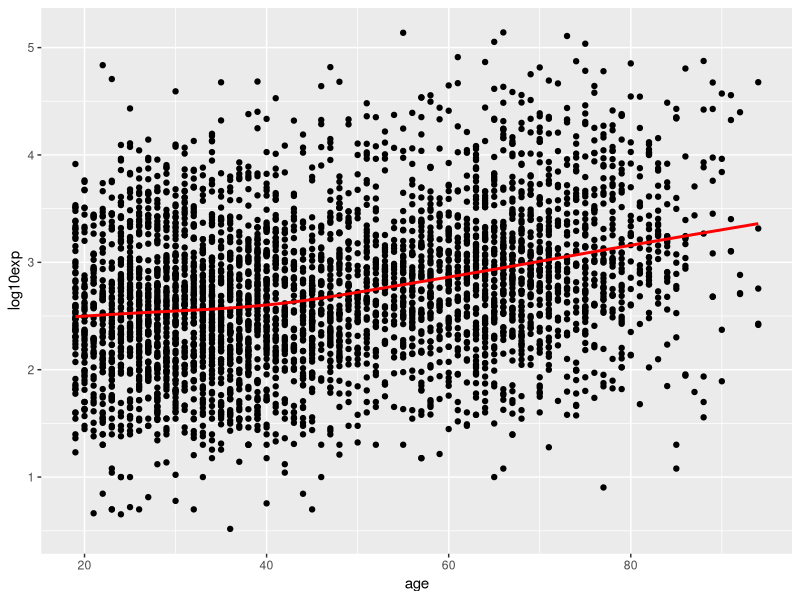
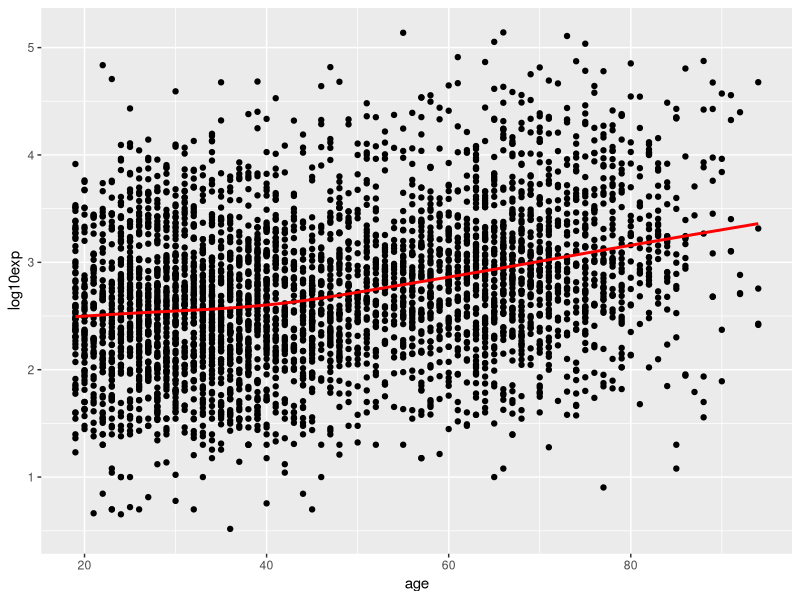
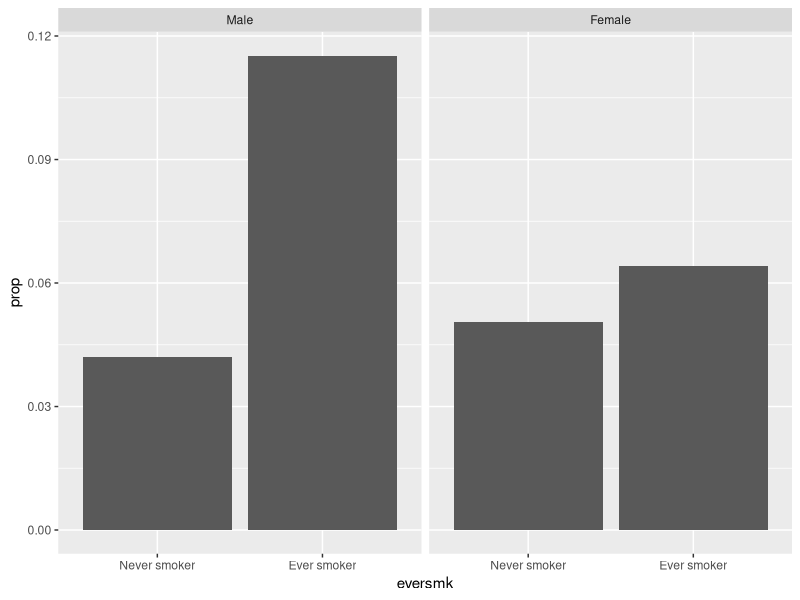
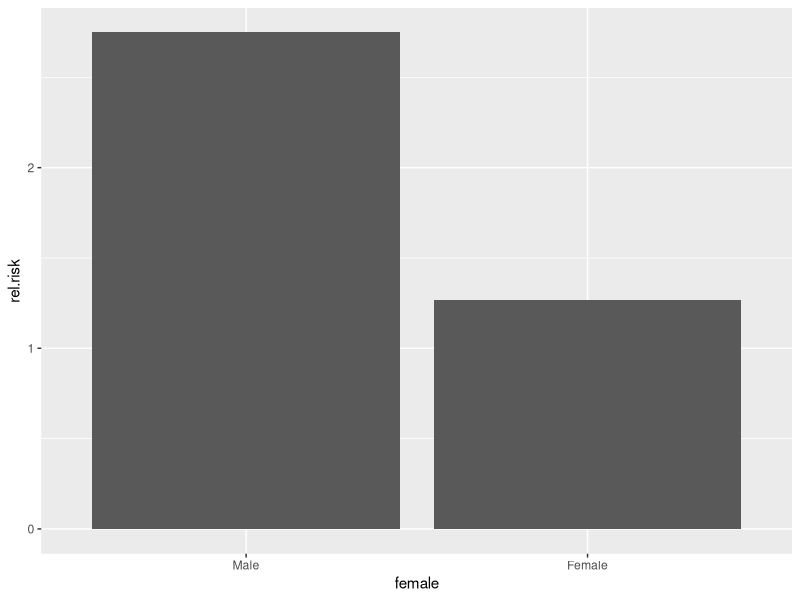
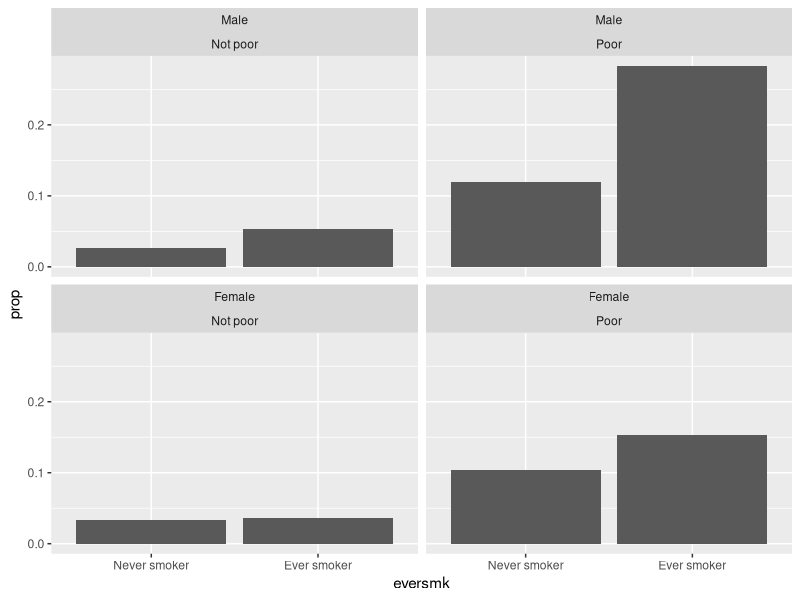
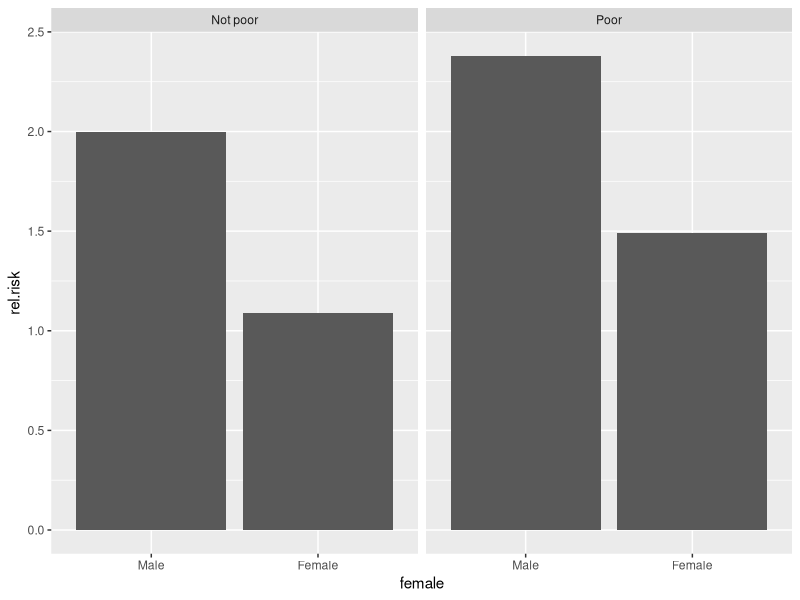

These charts were generated, in order, by the following R code: (Note: this script raises an error after producing the figures.)
## ---- chunk 1
knitr::opts_chunk$set(echo = TRUE, message = FALSE, error = TRUE)
knitr::opts_knit$set(root.dir = "/cloud/project")
## ---- chunk 2
library(tidyverse)  # core group of tidyverse packages
library(kableExtra)  # to make nice tables
library(broom)  # for tidy model summaries
## ---- chunk 3
nmes_data <- read_csv("module_1/nmesUNPROC.csv")

nmes_data <- nmes_data %>%
  mutate(eversmk = factor(eversmk, levels = c("0", "1"), labels = c("Never smoker", "Ever smoker")),
         lc5 = factor(lc5, levels = c("0", "1"), labels = c("No LC", "LC")),
         chd5 = factor(chd5, levels = c("0", "1"), labels = c("No CHD", "CHD")),
         female = factor(female, levels= c("0", "1"), labels = c("Male", "Female")),
         current = factor(current, levels= c("0", "1"), labels = c("Not current smoker", "Current smoker")),
         former = factor(former, levels= c("0", "1"), labels = c("Not former smoker", "Former smoker")),
         beltuse = factor(beltuse, levels= c("1", "2", "3"), labels = c("Rare", "Some", "Almost always")),
         educate = factor(educate, levels= c("1", "2", "3", "4"), labels = c("College grad", "Some college", "HS grad", "Other")),
         marital = factor(marital, levels= c("1", "2", "3", "4", "5"), labels = c("Married", "Widowed", "Divorced", "Separated", "Never married")),
         poor = factor(poor, levels= c("0", "1"), labels = c("Not poor", "Poor"))
         )

nmes_data <- nmes_data %>%
  mutate(disease = factor(lc5 == "LC" | chd5 == "CHD", 
                          levels=c(FALSE,TRUE), 
                          labels=c("No MSCD", "MSCD")))
## ---- chunk 4
my_model <- glm(disease ~ eversmk + age + female, family=binomial(link="logit"), data=nmes_data)

my_model_results <- tidy(my_model, 
                         exponentiate = TRUE,
                         conf.int = TRUE)

my_model_results$term <- c("Intercept", "Ever smoker", "Age (years)", "Female")

my_model_results
## ---- chunk 5
my_model_results %>%
  filter(term != "Intercept") %>% # remove the row with the intercept
  mutate(conf.int = paste0("(", round(conf.low, 2), ", ", round(conf.high, 2), ")")) %>% # combine the CI terms together into nice format 
  select(Variable = term, `Odds Ratio` = estimate, `p-value` = p.value, `95% Confidence Interval` = conf.int) %>% # select only the columns we want, rearrange columns, and change names
  kable(format = "pipe",
        digits = 3,
        align = c("l", "r", "r", "r"))
## ---- chunk 6
my_model_results %>% filter(term == "Ever smoker") %>% select(estimate) %>% pull()
## ---- chunk 7
format(3452345, digits = 2, big.mark = ",")
format(0.12358124331, digits = 2, big.mark = ",")
format(9e-2, digits = 3, scientific = FALSE)
## ---- chunk 8
figcap.nmes = paste0("Figure 1: Scatter plot of log10 medical expenditures vs age for n=", nrow(nmes_data), " observations")
## ---- chunk 9
nmes_data %>%
  mutate(log10exp = log10(totalexp)) %>%
  ggplot(mapping = aes(x = age, y = log10exp)) + 
  geom_point() + 
  geom_smooth(se = FALSE, color = "red")
## ---- chunk 10
figcap.nmes = paste0("Figure 1: Scatter plot of log10 medical expenditures vs age for n=", nrow(nmes_data), " observations")
## ---- chunk 11
nmes_data %>%
  mutate(log10exp = log10(totalexp)) %>%
  ggplot(mapping = aes(x = age, y = log10exp)) + 
  geom_point() + 
  geom_smooth(se = FALSE, color = "red")
## ---- chunk 12
# fit propensity score model: trt ~ confounders
prop_model <- glm(eversmk ~ age + female, family = binomial(link="logit"), data=nmes_data, na.action = na.exclude)

# calculate propensity scores:
nmes_data <- nmes_data %>%
  mutate(ps = predict(prop_model, type = "response"))

# calculate propensity score quintiles:
ps_quintiles <- quantile(nmes_data$ps, probs=c(0, 0.2, 0.4, 0.6, 0.8, 1), na.rm=TRUE)

nmes_data <- nmes_data %>%
  mutate(ps_strata = cut(ps, breaks=ps_quintiles, include.lowest=TRUE))

# model log odds of disease from smoking and ps quintiles
model_ps_strata <- glm(disease ~ eversmk + ps_strata, family = binomial(link="logit"), data=nmes_data)
summary(model_ps_strata)

# transform log OR to OR
exp(coef(model_ps_strata))
## ---- chunk 13
my_table <- nmes_data %>%
  count(female, eversmk, disease) %>%
  group_by(female, eversmk) %>%
  mutate(prop = n/sum(n)) %>%
  filter(disease == "MSCD")

my_table %>%
  ggplot() +
  geom_bar(aes(x = eversmk, y = prop), stat = "identity") + 
  facet_wrap(~ female)
## ---- chunk 14
my_table <- nmes_data %>%
  count(female, eversmk, disease) %>%
  group_by(female, eversmk) %>%
  mutate(prop = n/sum(n)) %>%
  filter(disease == "MSCD") %>%
  ungroup() %>%
  group_by(female) %>%
  mutate(rel.risk = prop/prop[eversmk == "Never smoker"])
  
my_table

my_table %>%
  filter(eversmk == "Ever smoker") %>%
  ggplot() +
  geom_bar(aes(x = female, y = rel.risk), stat = "identity")
## ---- chunk 15
my_table <- nmes_data %>%
  count(poor, female, eversmk, disease) %>%
  group_by(poor, female, eversmk) %>%
  mutate(prop = n/sum(n)) %>%
  filter(disease == "MSCD")

my_table %>%
  ggplot() +
  geom_bar(aes(x = eversmk, y = prop), stat = "identity") + 
  facet_wrap(~ female + poor)

my_table <- nmes_data %>%
  count(poor, female, eversmk, disease) %>%
  group_by(poor, female, eversmk) %>%
  mutate(prop = n/sum(n)) %>%
  filter(disease == "MSCD") %>%
  ungroup() %>%
  group_by(poor, female) %>%
  mutate(rel.risk = prop/prop[eversmk == "Never smoker"])

my_table %>%
  filter(eversmk == "Ever smoker") %>%
  ggplot() +
  geom_bar(aes(x = female, y = rel.risk), stat = "identity") +
  facet_wrap(~ poor)
## ---- chunk 16
nmes_data_male <- nmes_data %>%
  filter(female=="Male")

nmes_data_female <- nmes_data %>%
  filter(female=="Female")
## ---- chunk 17
my_data <- nmes_data_male

# fit propensity score model: trt ~ confounders
prop_model <- glm(eversmk ~ age + female, family = binomial(link="logit"), data=my_data, na.action = na.exclude)
## ---- chunk 18
prop_model <- glm(eversmk ~ age, family = binomial(link="logit"), data=my_data, na.action = na.exclude)

# calculate propensity scores:
my_data <- my_data %>%
  mutate(ps = predict(prop_model, type = "response"))

# calculate propensity score quintiles:
ps_quintiles <- quantile(my_data$ps, probs=c(0, 0.2, 0.4, 0.6, 0.8, 1), na.rm=TRUE)

my_data <- my_data %>%
  mutate(ps_strata = cut(ps, breaks=ps_quintiles, include.lowest=TRUE))

# model log odds of disease from smoking and ps quintiles
model_ps_strata <- glm(disease ~ eversmk + ps_strata, family = binomial(link="logit"), data=my_data)
tidy(model_ps_strata)

# transform log OR to OR
tidy(model_ps_strata, exponentiate = TRUE)

# also get confidence intervals of OR
tidy(model_ps_strata, exponentiate = TRUE, conf.int = TRUE )

## ---- chunk 19
my_data <- nmes_data_female

# fit propensity score model: trt ~ confounders
# we shouldn't include `female` in this propensity score model, since all subjects are male!
prop_model <- glm(eversmk ~ age, family = binomial(link="logit"), data=my_data, na.action = na.exclude)

# calculate propensity scores:
my_data <- my_data %>%
  mutate(ps = predict(prop_model, type = "response"))

# calculate propensity score quintiles:
ps_quintiles <- quantile(my_data$ps, probs=c(0, 0.2, 0.4, 0.6, 0.8, 1), na.rm=TRUE)

my_data <- my_data %>%
  mutate(ps_strata = cut(ps, breaks=ps_quintiles, include.lowest=TRUE))

# model log odds of disease from smoking and ps quintiles
model_ps_strata <- glm(disease ~ eversmk + ps_strata, family = binomial(link="logit"), data=my_data)
tidy(model_ps_strata)

# transform log OR to OR
tidy(model_ps_strata, exponentiate = TRUE)

# also get confidence intervals of OR
tidy(model_ps_strata, exponentiate = TRUE, conf.int = TRUE )
## ---- chunk 20
my_data <- nmes_data

# fit propensity score model: trt ~ confounders, making sure to include the effect modifier here!
prop_model <- glm(eversmk ~ age + female, family = binomial(link="logit"), data=my_data, na.action = na.exclude)

# calculate propensity scores:
my_data <- my_data %>%
  mutate(ps = predict(prop_model, type = "response"))

# calculate propensity score quintiles:
ps_quintiles <- quantile(my_data$ps, probs=c(0, 0.2, 0.4, 0.6, 0.8, 1), na.rm=TRUE)

my_data <- my_data %>%
  mutate(ps_strata = cut(ps, breaks=ps_quintiles, include.lowest=TRUE))
## ---- chunk 21
# model log odds of disease from smoking and ps quintiles, with an interaction between eversmk*female
model_ps_strata <- glm(disease ~ eversmk*female + ps_strata, family = binomial(link="logit"), data=my_data)
tidy(model_ps_strata)

# transform log OR to OR
tidy(model_ps_strata, exponentiate = TRUE)

# also get confidence intervals of OR
tidy(model_ps_strata, exponentiate = TRUE, conf.int = TRUE )
## ---- chunk 22
# model log odds of disease from smoking and ps quintiles, with an interaction between eversmk*female
model_logistic <- glm(disease ~ eversmk*female + age, family = binomial(link="logit"), data=my_data)
tidy(model_logistic)

# transform log OR to OR
tidy(model_logistic, exponentiate = TRUE)

# also get confidence intervals of OR
tidy(model_logistic, exponentiate = TRUE, conf.int = TRUE )
